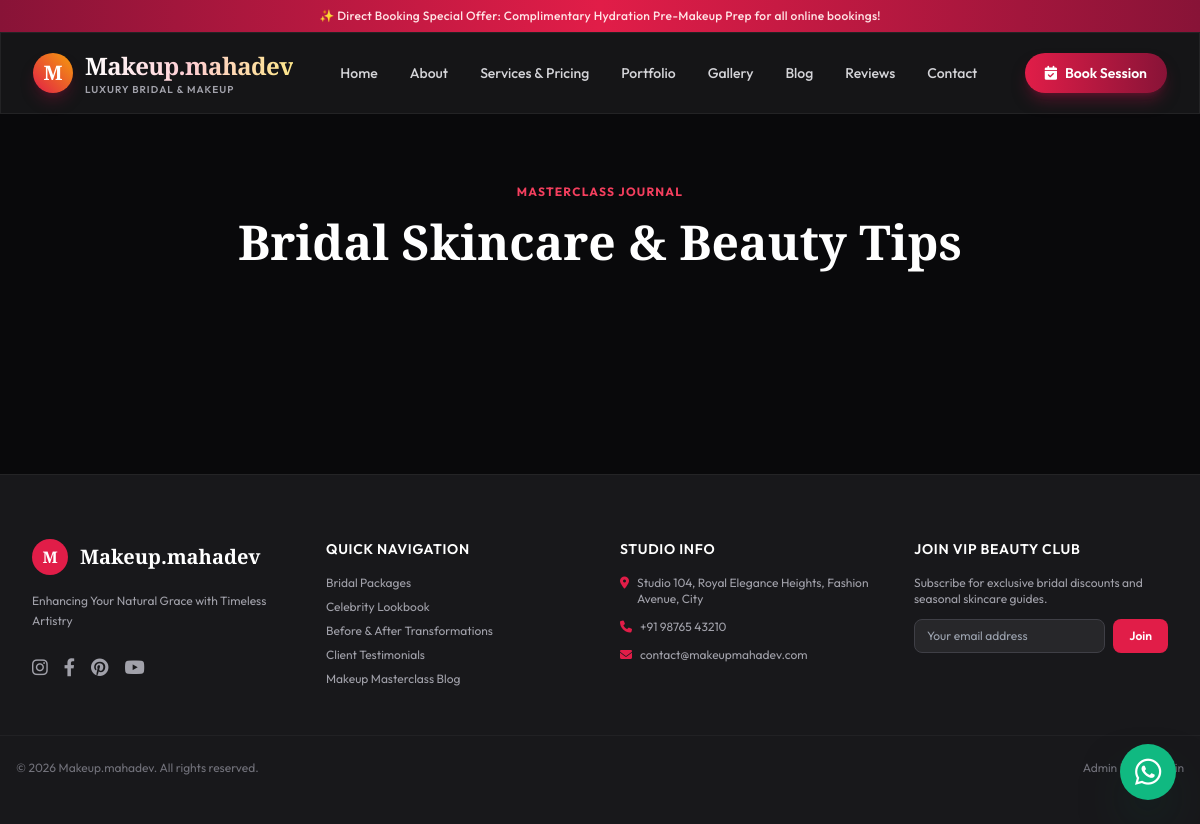
/blog, run on an earlier commit of the app's database.
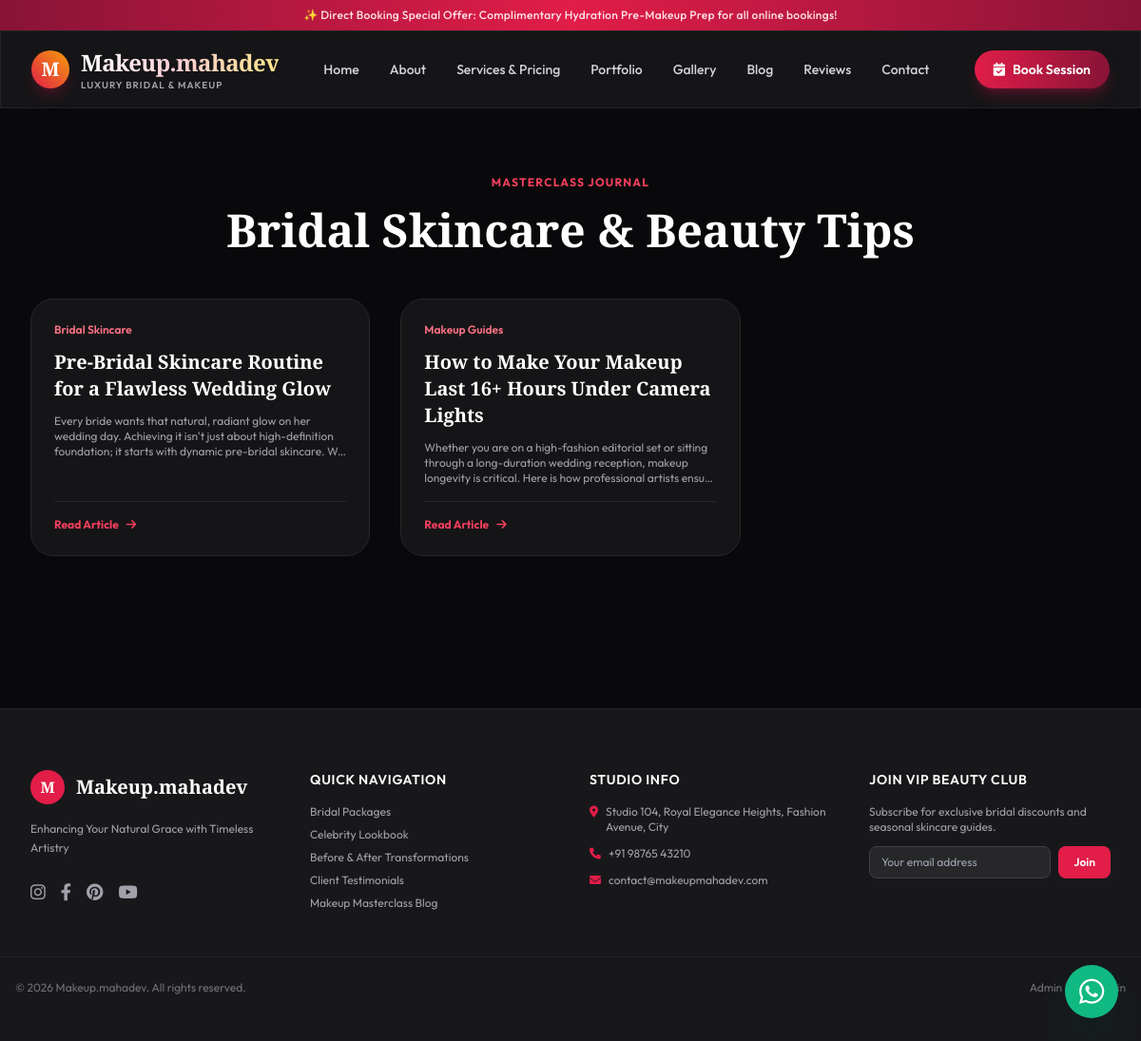
And on a later commit of the database.
### tables this page shows
CREATE TABLE `blogs` (
  `id` INT AUTO_INCREMENT PRIMARY KEY,
  `category_id` INT NULL,
  `title` VARCHAR(200) NOT NULL,
  `slug` VARCHAR(220) NOT NULL UNIQUE,
  `content` LONGTEXT NOT NULL,
  `featured_image` VARCHAR(255) NULL,
  `meta_title` VARCHAR(200) NULL,
  `meta_description` TEXT NULL,
  `status` ENUM('draft', 'published') DEFAULT 'published',
  `views_count` INT DEFAULT 0,
  `published_at` DATETIME DEFAULT CURRENT_TIMESTAMP,
  `created_at` TIMESTAMP DEFAULT CURRENT_TIMESTAMP,
  FOREIGN KEY (`category_id`) REFERENCES `blog_categories`(`id`) ON DELETE SET NULL
);

CREATE TABLE `blog_categories` (
  `id` INT AUTO_INCREMENT PRIMARY KEY,
  `name` VARCHAR(100) NOT NULL,
  `slug` VARCHAR(120) NOT NULL UNIQUE
);

### app/Views/frontend/blog.php (the view)
<section class="py-16 max-w-7xl mx-auto px-4 sm:px-6 lg:px-8 space-y-12">
    <div class="text-center space-y-4">
        <span class="text-rose-500 font-bold text-xs uppercase tracking-widest">Masterclass Journal</span>
        <h1 class="font-serif text-4xl sm:text-5xl font-extrabold text-white">Bridal Skincare & Beauty Tips</h1>
    </div>
    <div class="grid grid-cols-1 md:grid-cols-2 lg:grid-cols-3 gap-8">
        <?php foreach ($posts as $post): ?>
            <div class="dark-glass-panel rounded-3xl overflow-hidden border border-zinc-800 p-6 space-y-4 flex flex-col justify-between">
                <div class="space-y-3">
                    <span class="text-xs font-semibold text-rose-400 block"><?= htmlspecialchars($post['category_name'] ?? 'Beauty Tips') ?></span>
                    <h3 class="font-serif text-xl font-bold text-white"><?= htmlspecialchars($post['title']) ?></h3>
                    <p class="text-xs text-zinc-400 line-clamp-3"><?= strip_tags($post['content']) ?></p>
                </div>
                <a href="<?= BASE_URL ?>/blog/<?= $post['slug'] ?>" class="text-xs font-bold text-rose-500 hover:text-rose-400 transition flex items-center gap-2 pt-4 border-t border-zinc-800">
                    <span>Read Article</span> <i class="fa-solid fa-arrow-right"></i>
                </a>
            </div>
        <?php endforeach; ?>
    </div>
</section>

### app/Core/Router.php (shortened to what the changed rows need)
<?php
class Router {
    private array $routes = [];
    private function addRoute($method, $path, $handler) {
        $this->routes[] = [
            'method' => strtoupper($method),
            'path' => $path,
            'handler' => $handler
        ];
    }
    public function dispatch($requestMethod, $requestUri) {
        $uri = parse_url($requestUri, PHP_URL_PATH);
        $uri = '/' . trim($uri, '/');
        foreach ($this->routes as $route) {
            $pattern = preg_replace('/\{([a-zA-Z0-9_]+)\}/', '(?P<\1>[a-zA-Z0-9_\-]+)', $route['path']);
            $pattern = '#^' . $pattern . '$#';
            if (preg_match($pattern, $uri, $matches)) {
                $params = array_filter($matches, 'is_string', ARRAY_FILTER_USE_KEY);
                $handler = $route['handler'];
                if (is_array($handler)) {
                    [$controllerClass, $method] = $handler;
                    if (class_exists($controllerClass)) {
                        $controller = new $controllerClass();
                        if (method_exists($controller, $method)) {
                            call_user_func_array([$controller, $method], $params);
                            return;
                        }
                    }
                }
            }
        }
    }
}

### app/Views/frontend/layouts/main.php (shortened to what the changed rows need)
<!DOCTYPE html>
<html lang="en" class="scroll-smooth">
<head>
    <script src="https://cdn.tailwindcss.com"></script>
    <link rel="stylesheet" href="https://cdnjs.cloudflare.com/ajax/libs/font-awesome/6.4.0/css/all.min.css">
</head>
<body class="bg-zinc-950 text-zinc-100 font-sans antialiased selection:bg-brand-500 selection:text-white">
    <div class="bg-gradient-to-r from-brand-700 via-brand-500 to-brand-700 text-rose-100 text-xs py-2 px-4 text-center tracking-wide font-medium">
        ✨ Direct Booking Special Offer: Complimentary Hydration Pre-Makeup Prep for all online bookings!
    </div>
    <header x-data="{ mobileOpen: false }" class="sticky top-0 z-50 dark-glass-panel border-b border-zinc-800/80">
        <div class="max-w-7xl mx-auto px-4 sm:px-6 lg:px-8 h-20 flex items-center justify-between">
            <a href="<?= BASE_URL ?>" class="flex items-center gap-3 group">
                <?php if (!empty($globalSettings['site_logo'])): ?>
                    <img src="<?= BASE_URL ?>/uploads/<?= htmlspecialchars($globalSettings['site_logo']) ?>" alt="<?= htmlspecialchars($globalSettings['site_name'] ?? 'Logo') ?>" class="h-12 w-auto object-contain">
                <?php else: ?>
                    <div class="w-10 h-10 rounded-full bg-gradient-to-tr from-brand-500 to-amber-500 flex items-center justify-center text-white font-serif text-xl font-bold shadow-lg shadow-rose-900/40 group-hover:scale-105 transition">
                        M
                    </div>
                <?php endif; ?>
                <div class="flex flex-col">
                    <span class="font-serif text-2xl font-bold tracking-tight bg-gradient-to-r from-white via-rose-200 to-amber-200 bg-clip-text text-transparent">
                    </span>
                    <span class="text-[10px] uppercase tracking-widest text-zinc-400 font-semibold">Luxury Bridal & Makeup</span>
                </div>
            </a>
            <nav class="hidden md:flex items-center gap-8 font-medium text-sm text-zinc-300">
                <a href="<?= BASE_URL ?>" class="hover:text-brand-500 transition">Home</a>
                <a href="<?= BASE_URL ?>/about" class="hover:text-brand-500 transition">About</a>
                <a href="<?= BASE_URL ?>/services" class="hover:text-brand-500 transition">Services & Pricing</a>
                <a href="<?= BASE_URL ?>/portfolio" class="hover:text-brand-500 transition">Portfolio</a>
                <a href="<?= BASE_URL ?>/gallery" class="hover:text-brand-500 transition">Gallery</a>
                <a href="<?= BASE_URL ?>/blog" class="hover:text-brand-500 transition">Blog</a>
                <a href="<?= BASE_URL ?>/reviews" class="hover:text-brand-500 transition">Reviews</a>
                <a href="<?= BASE_URL ?>/contact" class="hover:text-brand-500 transition">Contact</a>
            </nav>
            <div class="hidden md:flex items-center gap-4">
                <a href="<?= BASE_URL ?>/booking" class="px-5 py-2.5 rounded-full bg-gradient-to-r from-brand-500 to-brand-700 hover:from-brand-600 hover:to-brand-700 text-white font-semibold text-sm shadow-lg shadow-rose-900/50 hover:shadow-rose-600/50 hover:-translate-y-0.5 transition duration-200 flex items-center gap-2">
                    <i class="fa-regular font-bold fa-calendar-check"></i>
                    <span>Book Session</span>
                </a>
            </div>
        </div>
    </header>
    <main>
        <?= $content ?>
    </main>
    <footer class="bg-zinc-900 border-t border-zinc-800/80 text-zinc-400 pt-16 pb-12 mt-24">
        <div class="max-w-7xl mx-auto px-4 sm:px-6 lg:px-8 grid grid-cols-1 md:grid-cols-4 gap-10">
            <div class="space-y-4">
                <div class="flex items-center gap-3">
                    <?php if (!empty($globalSettings['site_logo'])): ?>
                        <img src="<?= BASE_URL ?>/uploads/<?= htmlspecialchars($globalSettings['site_logo']) ?>" alt="Logo" class="h-10 w-auto object-contain">
                    <?php else: ?>
                        <div class="w-9 h-9 rounded-full bg-brand-500 flex items-center justify-center text-white font-serif font-bold">M</div>
                    <?php endif; ?>
                    <span class="font-serif text-xl font-bold text-white"><?= htmlspecialchars($globalSettings['site_name'] ?? 'Makeup.mahadev') ?></span>
                </div>
                <p class="text-xs text-zinc-400 leading-relaxed">
                    <?= htmlspecialchars($globalSettings['site_tagline'] ?? 'Enhancing your natural grace with luxury makeup artistry.') ?>
                </p>
                <div class="flex gap-4 text-lg text-zinc-400 pt-2">
                    <a href="#" class="hover:text-brand-500 transition"><i class="fa-brands fa-instagram"></i></a>
                    <a href="#" class="hover:text-brand-500 transition"><i class="fa-brands fa-facebook-f"></i></a>
                    <a href="#" class="hover:text-brand-500 transition"><i class="fa-brands fa-pinterest"></i></a>
                    <a href="#" class="hover:text-brand-500 transition"><i class="fa-brands fa-youtube"></i></a>
                </div>
            </div>
            <div>
                <h4 class="text-white font-semibold mb-4 text-sm uppercase tracking-wider">Quick Navigation</h4>
                <ul class="space-y-2 text-xs">
                    <li><a href="<?= BASE_URL ?>/services" class="hover:text-white transition">Bridal Packages</a></li>
                    <li><a href="<?= BASE_URL ?>/portfolio" class="hover:text-white transition">Celebrity Lookbook</a></li>
                    <li><a href="<?= BASE_URL ?>/gallery" class="hover:text-white transition">Before & After Transformations</a></li>
                    <li><a href="<?= BASE_URL ?>/reviews" class="hover:text-white transition">Client Testimonials</a></li>
                    <li><a href="<?= BASE_URL ?>/blog" class="hover:text-white transition">Makeup Masterclass Blog</a></li>
                </ul>
            </div>
            <div>
                <h4 class="text-white font-semibold mb-4 text-sm uppercase tracking-wider">Studio Info</h4>
                <ul class="space-y-3 text-xs">
                    <li class="flex items-start gap-2">
                        <i class="fa-solid fa-location-dot mt-0.5 text-brand-500"></i>
                        <span><?= htmlspecialchars($globalSettings['office_address'] ?? 'Luxury Makeup Studio, City Center') ?></span>
                    </li>
                    <li class="flex items-center gap-2">
                        <i class="fa-solid fa-phone text-brand-500"></i>
                        <span><?= htmlspecialchars($globalSettings['contact_phone'] ?? '+91 98765 43210') ?></span>
                    </li>
                    <li class="flex items-center gap-2">
                        <i class="fa-solid fa-envelope text-brand-500"></i>
                        <span><?= htmlspecialchars($globalSettings['contact_email'] ?? 'contact@makeupmahadev.com') ?></span>
                    </li>
                </ul>
            </div>
            <div>
                <h4 class="text-white font-semibold mb-4 text-sm uppercase tracking-wider">Join VIP Beauty Club</h4>
                <p class="text-xs mb-3">Subscribe for exclusive bridal discounts and seasonal skincare guides.</p>
                <form class="flex gap-2">
                    <input type="email" placeholder="Your email address" class="bg-zinc-800 border border-zinc-700 rounded-lg px-3 py-2 text-xs w-full text-white focus:outline-none focus:border-brand-500">
                    <button type="submit" class="bg-brand-500 hover:bg-brand-600 text-white text-xs px-4 rounded-lg font-semibold transition">Join</button>
                </form>
            </div>
        </div>
        <div class="max-w-7xl mx-auto px-4 mt-12 pt-6 border-t border-zinc-800/60 text-center text-xs text-zinc-500 flex flex-col md:flex-row justify-between items-center gap-4">
            <p>&copy; <?= date('Y') ?> <?= htmlspecialchars($globalSettings['site_name'] ?? 'Makeup.mahadev') ?>. All rights reserved.</p>
            <p><a href="<?= BASE_URL ?>/admin/login" class="hover:text-zinc-400 transition">Admin Portal Login</a></p>
        </div>
    </footer>
    <a href="https://wa.me/<?= htmlspecialchars($globalSettings['whatsapp_number'] ?? '919876543210') ?>?text=Hello%21%20I%20would%20like%20to%20inquire%20about%20makeup%20booking." target="_blank" class="fixed bottom-6 right-6 z-40 bg-emerald-500 hover:bg-emerald-400 text-white w-14 h-14 rounded-full flex items-center justify-center shadow-2xl shadow-emerald-900/50 hover:scale-110 transition duration-300">
        <i class="fa-brands fa-whatsapp text-3xl"></i>
    </a>
</body>
</html>

What changed in the data, as far as the page shows it:
added blogs: category.name "Bridal Skincare", title "Pre-Bridal Skincare Routine for a Flawless Wedding Glow", content "Every bride wants that natural, radiant glow on her wedding day. Achieving it isn't just about high-definition foundation; it starts with dynamic pre-bridal skincare.…"
added blogs: category.name "Makeup Guides", title "How to Make Your Makeup Last 16+ Hours Under Camera Lights", content "Whether you are on a high-fashion editorial set or sitting through a long-duration wedding reception, makeup longevity is critical. Here is how professional artists…"
